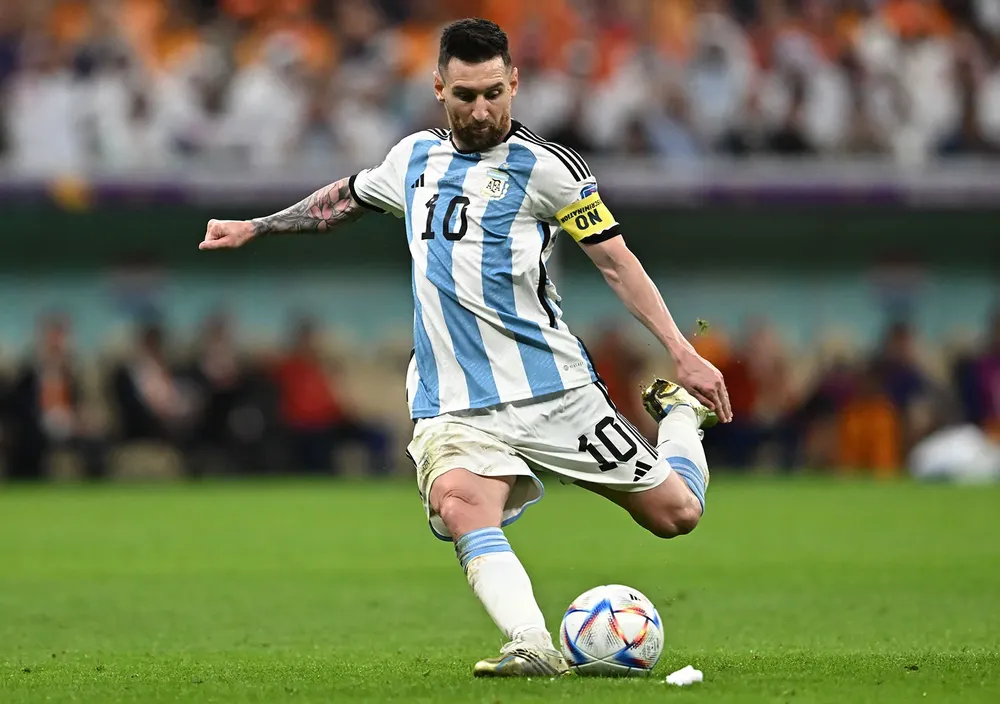
#> input picture images/messi.webp, 1000 x 704 px, shrunk from 1600 x 1126 before the run
$ jupyter execute 01-display-image.ipynb
#> lines starting #> are read from the running program, lines starting #| are printed output that depends on the picture
[cell 1]
import matplotlib.pyplot as plt
import cv2
import os

[cell 2]
image_path = os.path.join("..","../images","messi.webp")
image = cv2.imread(image_path)
#> image is the input picture: shape (704, 1000, 3); mean B, G, R 85.3, 117.1, 110.1
image_rgb = cv2.cvtColor(image, cv2.COLOR_BGR2RGB)

[cell 3]
def show_image(img,title,cmap=None):
    plt.figure(figsize=(3,3))
    plt.imshow(img,cmap=cmap)
    plt.title(title)
    plt.axis("off")
    plt.show()

[cell 4]
show_image(image,"BGR image")

[cell 5]
show_image(image_rgb,"RGB image")

[cell 6]
fig, ax = plt.subplots(1, 2, figsize=(12, 4))
ax[0].hist(image_rgb.ravel(), bins=256, range=[0, 256], color='blue')
ax[0].set_title("Histogram of Original Image")
image_rgb = cv2.cvtColor(image,cv2.COLOR_BGR2GRAY)
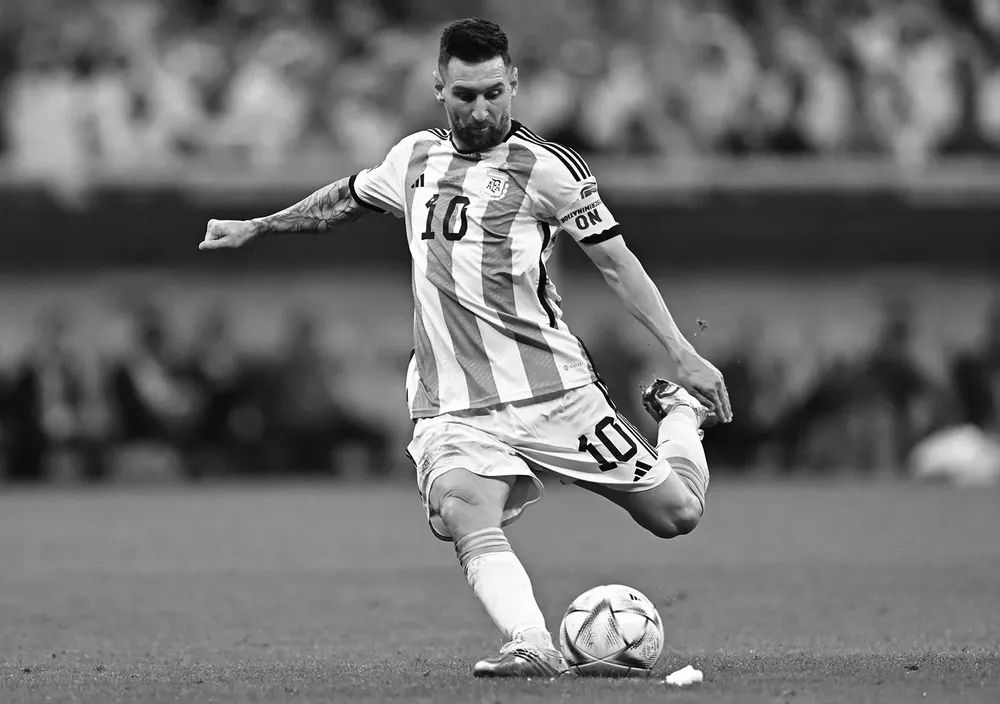
#> image_rgb: shape (704, 1000); min 0, max 255, mean 111.4
eq = cv2.equalizeHist(image_rgb)
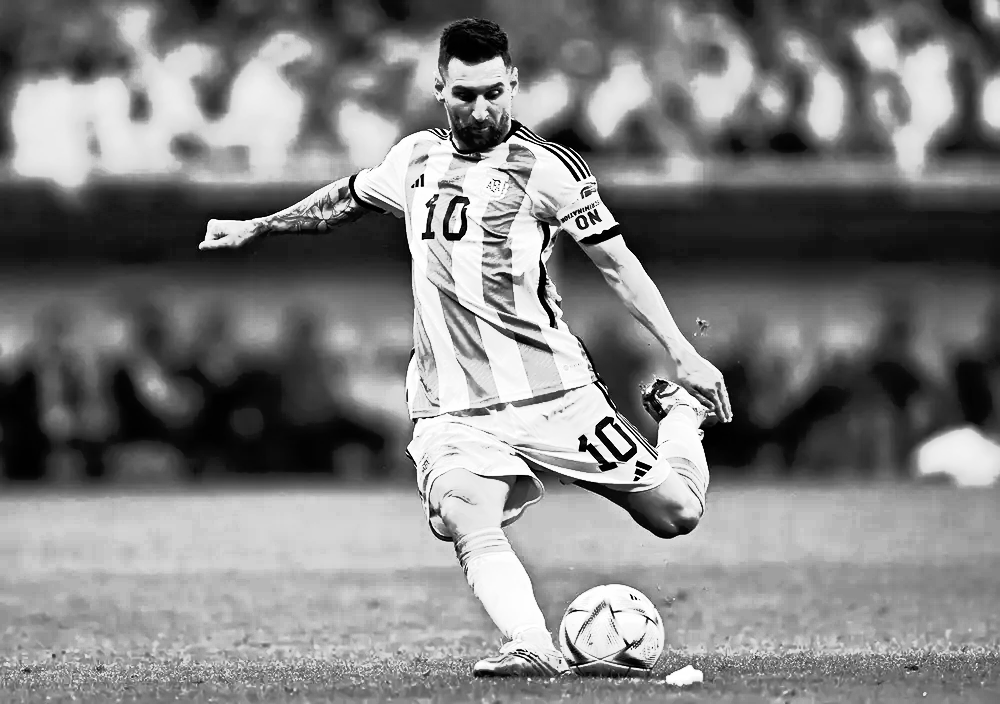
#> eq: shape (704, 1000); min 0, max 255, mean 128.5
ax[1].hist(eq.ravel(), bins=256, range=[0, 256], color='blue')
ax[1].set_title("Histogram of Original Image")
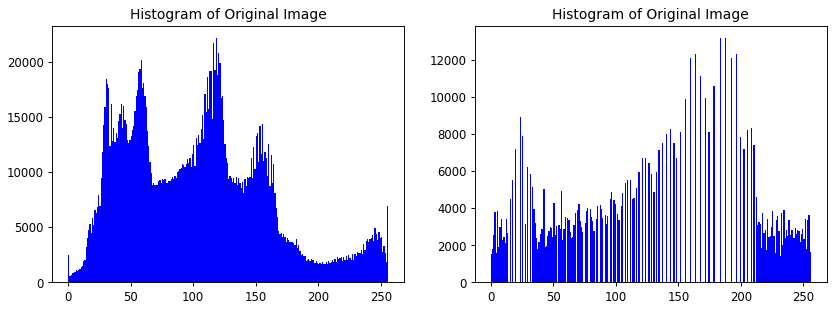
#> figure drawn by matplotlib, 2 panels; panel 1: tallest bar 22151 high, from x = 118 to 119; panel 2: tallest bar 13179 high, from x = 187 to 188

$ run again, with images/leaf.webp copied over images/messi.webp
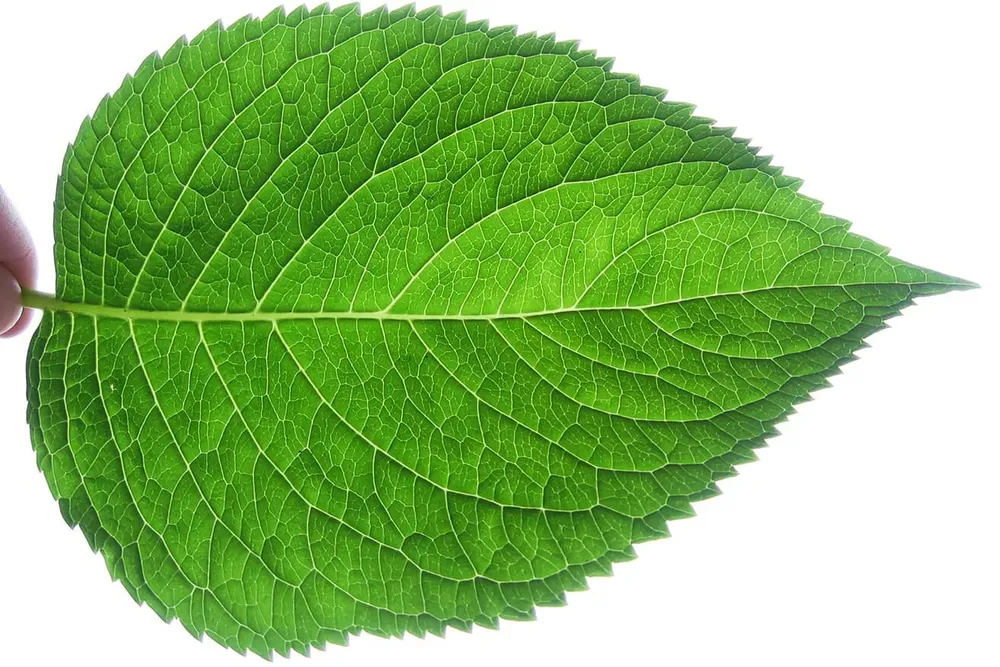
#> input picture images/leaf.webp, 1000 x 667 px, shrunk from 1313 x 876 before the run
#> image is the input picture: shape (667, 1000, 3); mean B, G, R 119, 190.4, 146.9
#> `eq = cv2.equalizeHist(image_rgb)`:
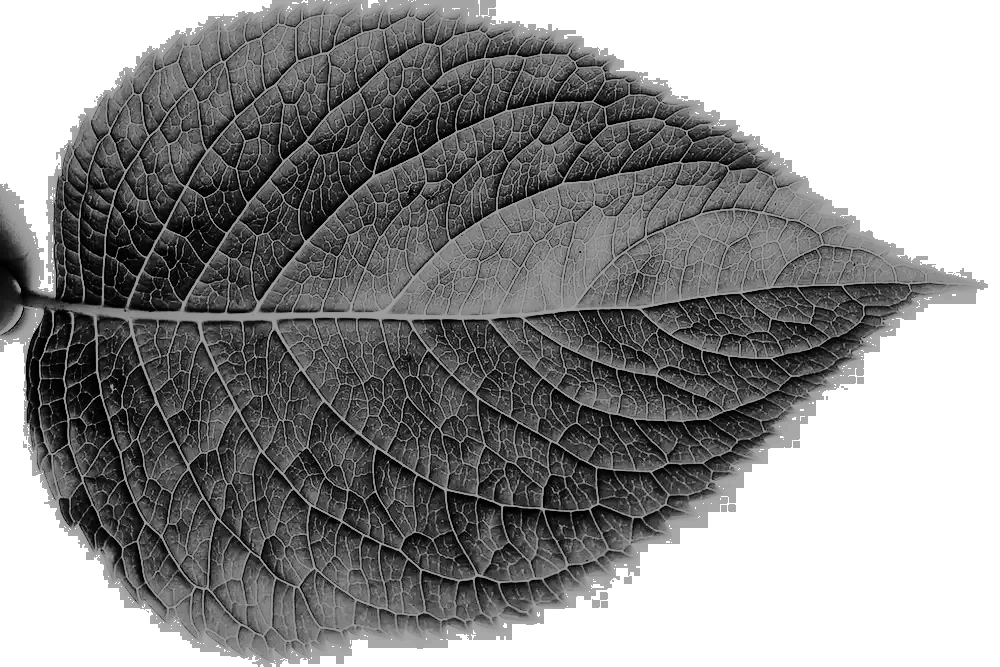
#> eq: shape (667, 1000); min 0, max 255, mean 142.9
#> `[cell 6] fig, ax = plt.subplots(1, 2, figsize=(12, 4)) ax[0].hist(imag..`:
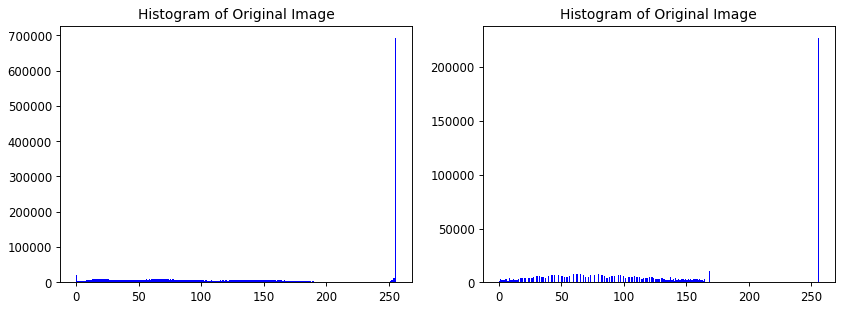
#> figure drawn by matplotlib, 2 panels; panel 1: tallest bar 692911 high, from x = 255 to 256; panel 2: tallest bar 227179 high, from x = 255 to 256

$ run again, with images/x-ray.webp copied over images/messi.webp
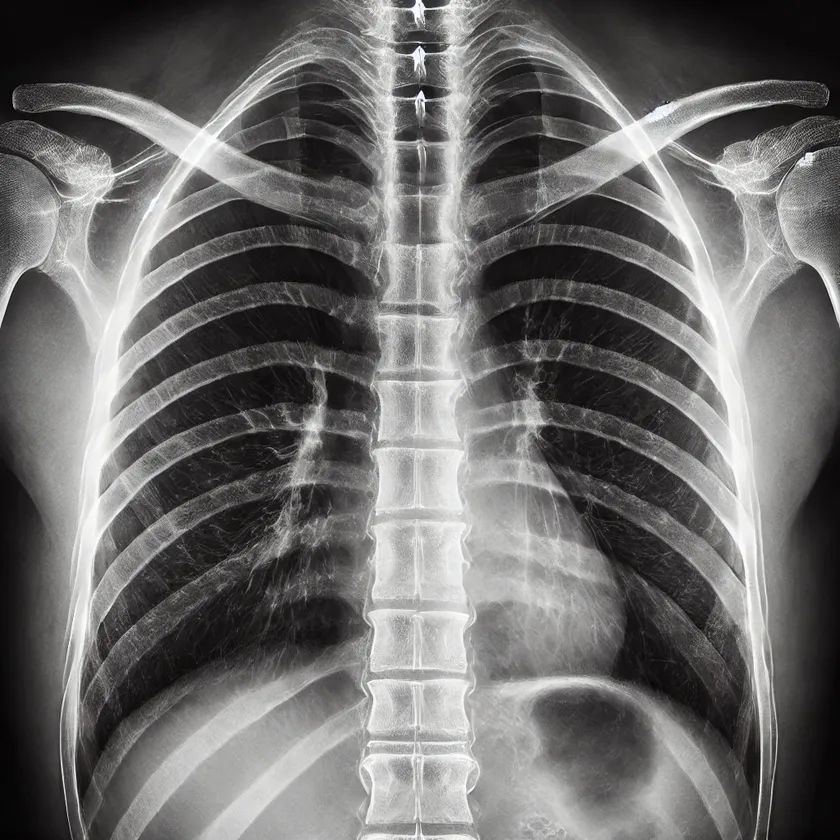
#> input picture images/x-ray.webp, 840 x 840 px, shrunk from 1024 x 1024 before the run
#> image is the input picture: shape (840, 840, 3); mean B, G, R 107.2, 108, 109.2
#> `eq = cv2.equalizeHist(image_rgb)`:
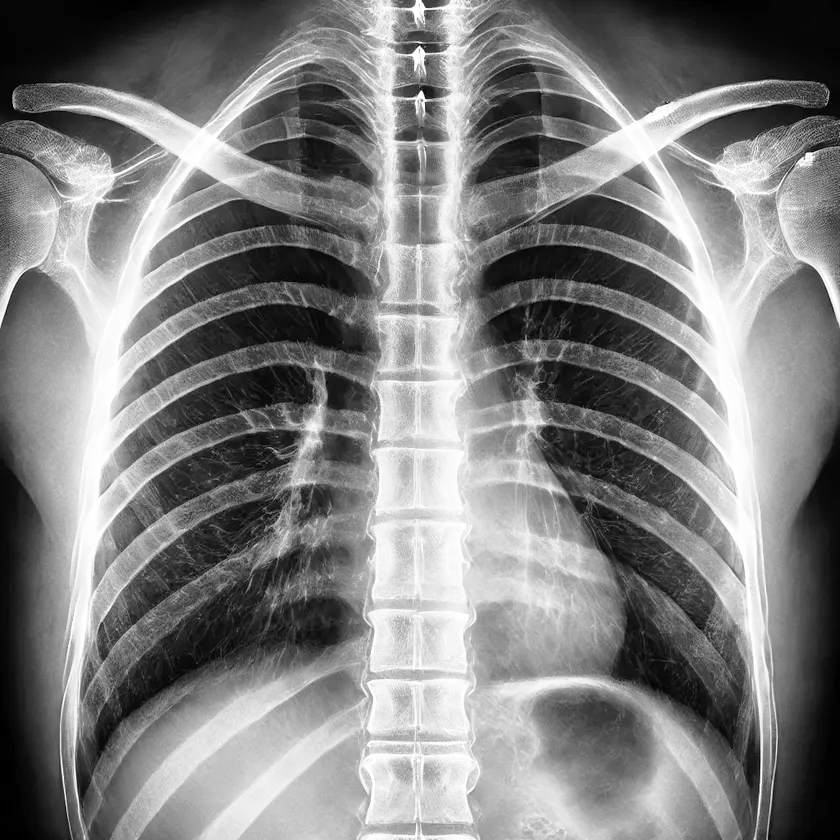
#> eq: shape (840, 840); min 0, max 255, mean 128.1
#> `[cell 6] fig, ax = plt.subplots(1, 2, figsize=(12, 4)) ax[0].hist(imag..`:
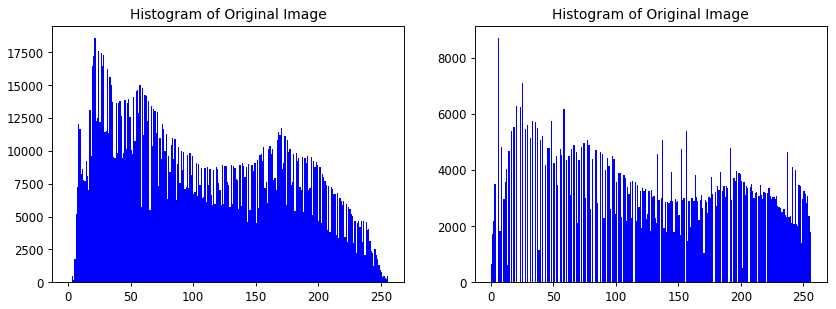
#> figure drawn by matplotlib, 2 panels; panel 1: tallest bar 18602 high, from x = 21 to 22; panel 2: tallest bar 8709 high, from x = 6 to 7

$ run again, with images/AI-01.jpeg saved as images/messi.webp
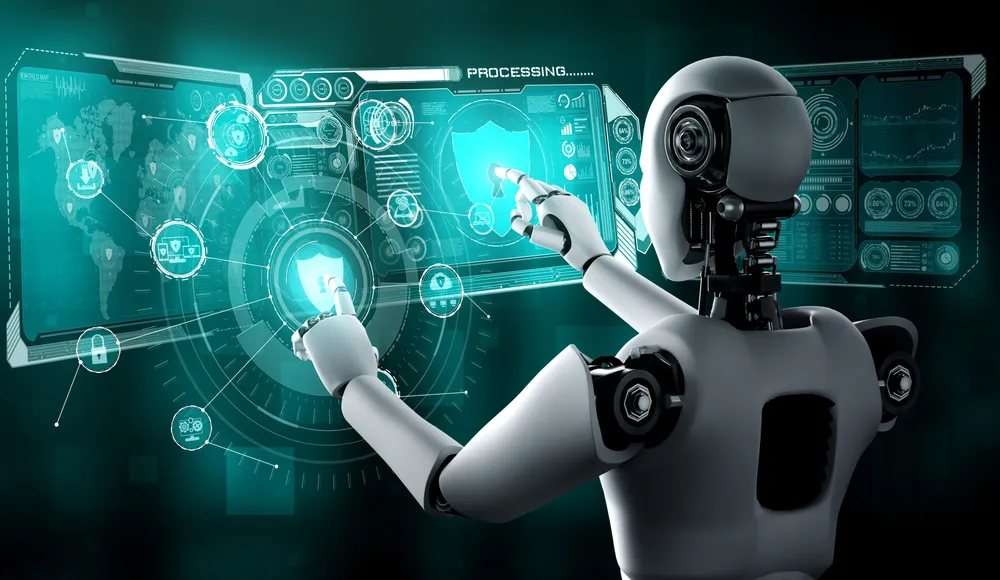
#> input picture images/AI-01.jpeg, 1000 x 580 px, shrunk from 2560 x 1486 before the run
#> image is the input picture: shape (580, 1000, 3); mean B, G, R 87, 85.9, 35.4
#> `eq = cv2.equalizeHist(image_rgb)`:
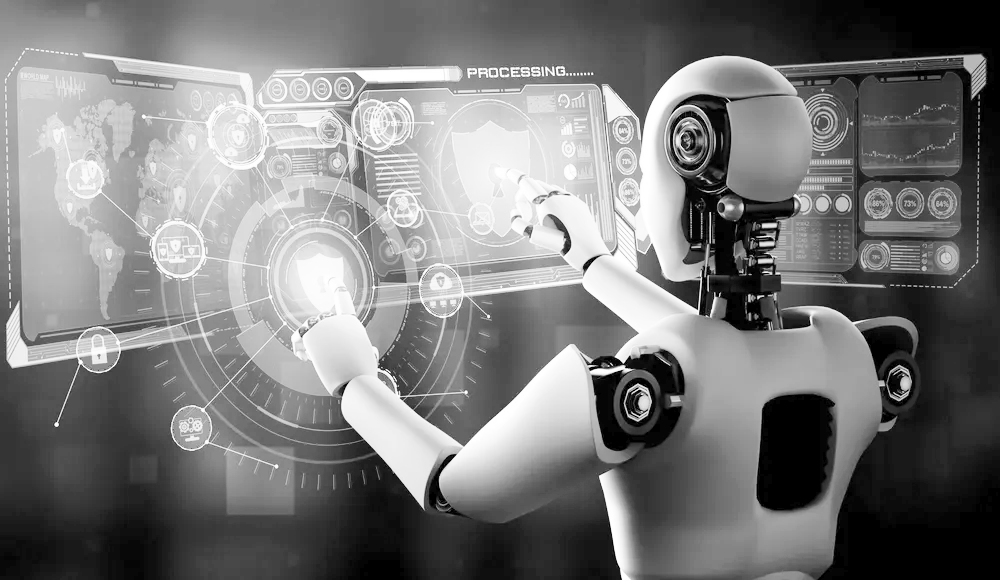
#> eq: shape (580, 1000); min 0, max 255, mean 122.6
#> `[cell 6] fig, ax = plt.subplots(1, 2, figsize=(12, 4)) ax[0].hist(imag..`:
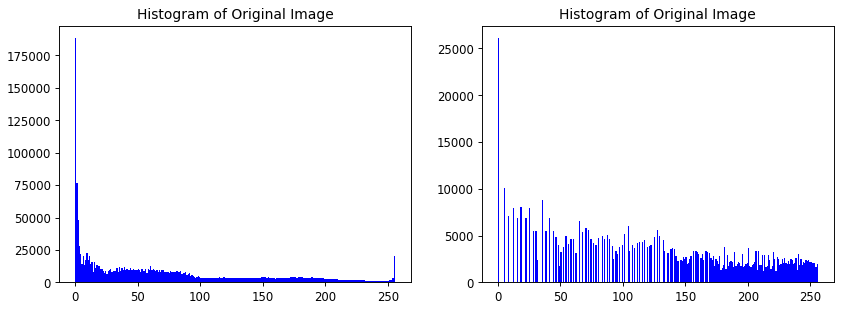
#> figure drawn by matplotlib, 2 panels; panel 1: tallest bar 188543 high, from x = 0 to 1; panel 2: tallest bar 26125 high, from x = 0 to 1
